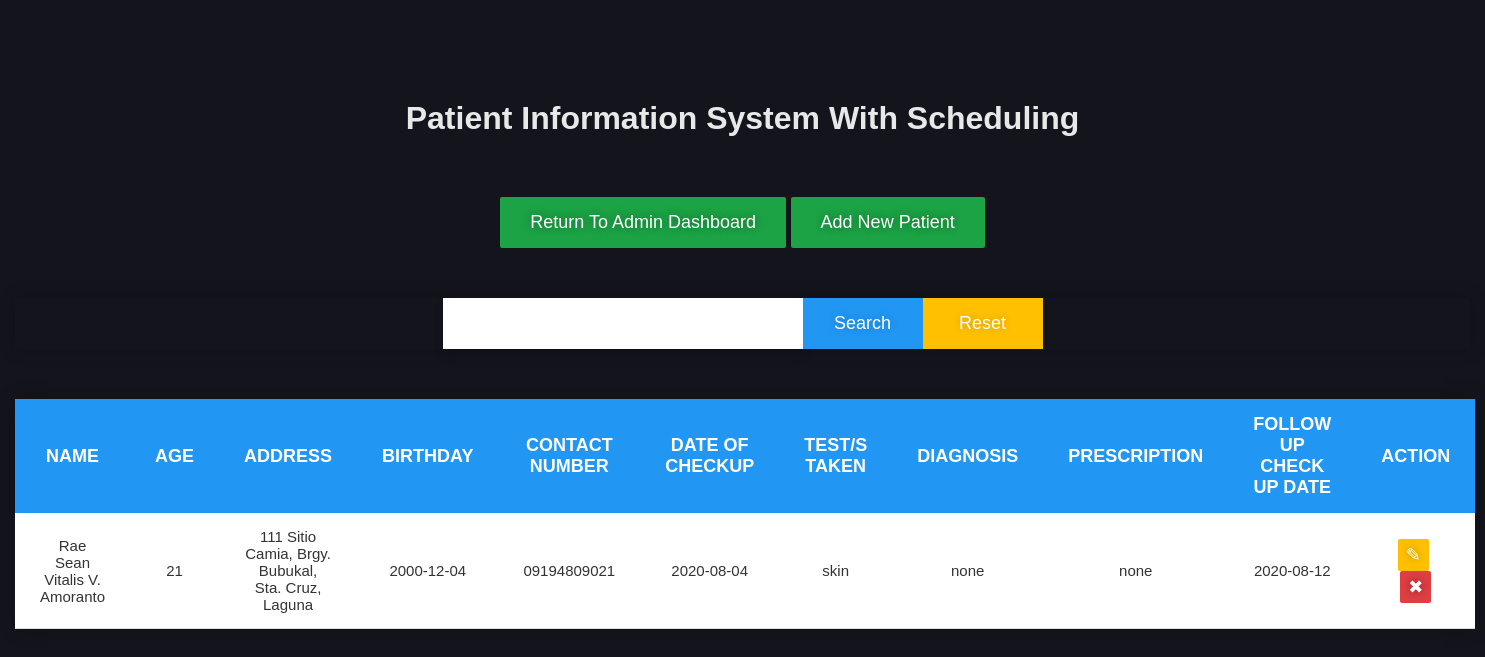
The app's page /admin/patient_management.php with its own data.
### tables this page shows
CREATE TABLE `patient` (
  `id` int(11) NOT NULL,
  `name` varchar(255) NOT NULL,
  `age` int(3) NOT NULL,
  `address` varchar(255) NOT NULL,
  `birthday` date NOT NULL,
  `contact_number` varchar(11) NOT NULL,
  `checkup_date` date NOT NULL,
  `testtaken` text NOT NULL,
  `diagnosis` text NOT NULL,
  `prescription` text NOT NULL,
  `followup_checkup` date NOT NULL
);

### admin/patient_management.php (the view, shortened to what this page needs)
<?php
    require_once "db-config.php";
    $tabledata = "";
    $sqlsearch = "";
    if ($stmt = $mysqli->prepare("SELECT * FROM `patient` $sqlsearch")) {
        $stmt->execute();
        $result = $stmt->get_result();
        if($result->num_rows > 0) {
            while ($row = $result->fetch_assoc()) {
                $tabledata .= '<tr>
                                <td>'.$row["name"].'</td>
                                <td>'.$row["age"].'</td>
                                <td>'.$row["address"].'</td>
                                <td>'.$row["birthday"].'</td>
                                <td>'.$row["contact_number"].'</td>
                                <td>'.$row["checkup_date"].'</td>
                                <td>'.$row["testtaken"].'</td>
                                <td>'.$row["diagnosis"].'</td>
                                <td>'.$row["prescription"].'</td>
                                <td>'.$row["followup_checkup"].'</td>
                                <td>
                                    <a href="update_patient.php?id='.$row["id"].'" class="btnAction btnUpdate" title="Update contact details">&#9998;</a>
                                    <a href="patient_management.php?del='.$row["id"].'" class="btnAction btnDelete" title="Delete contact details">&#10006;</a>
                                </td>
                            </tr>';
            }
        } else {
            $tabledata= '<tr><td colspan="4" style="text-align: center; padding:30px 0;">Nothing to display</td></tr>';
        }
    } else {
        die('prepare() failed: ' . htmlspecialchars($mysqli->error));
    }
?>
<!DOCTYPE html>
<html lang="en">
<head>
    <link rel="stylesheet" href="style3.css">
</head>
<body>
    <main class="container">
        <div class="wrapper">
            <h1>Patient Information System With Scheduling</h1>
        </div>
        <div class="wrapper">
            <a href="admin_dashboard.php" class="btnCreate">Return To Admin Dashboard</a>
            <a href="addpatient.php" class="btnCreate" title="Create new user">Add New Patient</a>
        </div>
        <div class="wrapper">
            <form action="<?php echo htmlspecialchars($_SERVER["PHP_SELF"]); ?>" method="post">
                <input type="text" name="txtSearch" value="<?php if(isset($keywords)){ echo $keywords; }?>" title="Input keywords here" required>
                <button type="submit" name="btnSearch" class="btnSearch" title="Search keywords">Search</button>
                <a href="patient_management.php" class="btnReset" title="Reset search">Reset</a>
            </form>
        </div>
        <div class="wrapper">
            <table>
                <thead>
                    <tr>
                        <th>Name</th>
                        <th>Age</th>
                        <th>Address</th>
                        <th>Birthday</th>
                        <th>Contact Number</th>
                        <th>Date of Checkup</th>
                        <th>Test/s Taken</th>
                        <th>Diagnosis</th>
                        <th>Prescription</th>
                        <th>Follow Up Check Up Date</th>
                        <th>Action</th>
                    </tr>
                </thead>
                <tbody>
                    <?php
                        echo $tabledata;
                    ?>
                </tbody>
            </table>
        </div>
    </main>
</body>
</html>

### admin/style3.css (style rules this page uses)
* { margin: 0; padding: 0; box-sizing: border-box }
body, html { height: 100%; font-family: sans-serif; }
body { background:#13141c; color: rgba(255, 255, 255, 0.9); }
main { padding: 50px 15px; }
.wrapper { display: block; padding-top: 50px; text-align: center; min-width: 600px; }
h1 { margin-bottom: 10px; }
form { display: flex; justify-content: center; box-shadow: 0 0 20px rgba(0, 0, 0, 0.15); }
table { border-collapse: collapse; background-color: #ffffff; color: #333; box-shadow: 0 0 20px rgba(0, 0, 0, 0.15); font-size: 15px; font-family: sans-serif; margin: 0 auto; min-width: 600px; overflow-x: auto; }
table th, table td { padding: 15px 25px; text-align: center; }
thead tr { background-color: #2196f3; }
thead th { font-size: 18px; color: #ffffff; text-transform: uppercase; }
tbody tr { border-bottom: 1px solid #dddddd; }
tbody tr:nth-of-type(odd) { background-color: #ffffff; }
input { display: block; width: 360px; background: #fff; color: #000; box-shadow: 0 6px 10px 0 rgba(0, 0, 0, 0.1); border: 0; outline: 0; padding: 15px 25px; font-size: 18px; }
.btnReset, button { display: block; background: #2196f3; color: #fff; border: 0; outline: 0; padding: 0; cursor: pointer; padding: 15px 30px; font-size: 18px; text-decoration: none; text-shadow: 0 0 10px rgba(0, 0, 0, 0.2); }
.btnSearch, .btnReset { width: 120px; }
.btnReset { background: #FEC001; }
.btnUpdate { padding: 15px 25px 15px 25px; }
.btnCreate, .btnSms, .btnWrapper a, .btnAction, .btnAction.btnUpdate { display: inline-block; padding: 5px 8px; border: none; border-radius: 2px; color: #ffffff; text-shadow: 0 0 10px rgba(0, 0, 0, 0.4); text-decoration: none; font-size: 18px; }
.btnWrapper a, .btnCreate, .btnUpdate .btnSms { padding: 15px 30px; background: #1BA345; }
.btnAction.btnUpdate { margin-right: 5px; background: #FEC001; }
.btnDelete { background: #DE3E44; }

### records on screen
patient: name "Rae Sean Vitalis V. Amoranto", age "21", address "111 Sitio Camia, Brgy. Bubukal, Sta. Cruz, Laguna", birthday "2000-12-04", contact_number "09194809021", checkup_date "2020-08-04", testtaken "skin", diagnosis "none", prescription "none", followup_checkup "2020-08-12"
